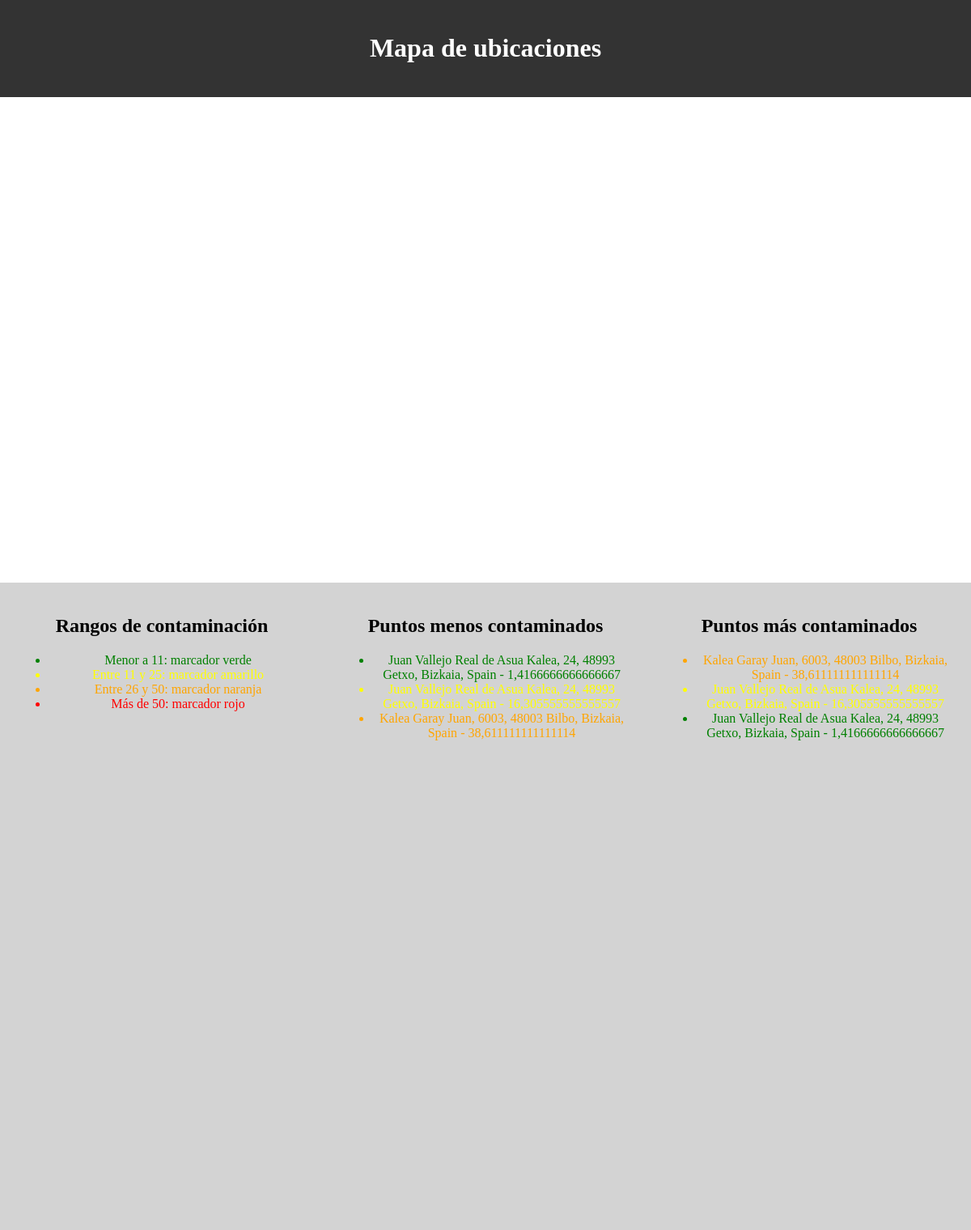
The app's page /, older data.
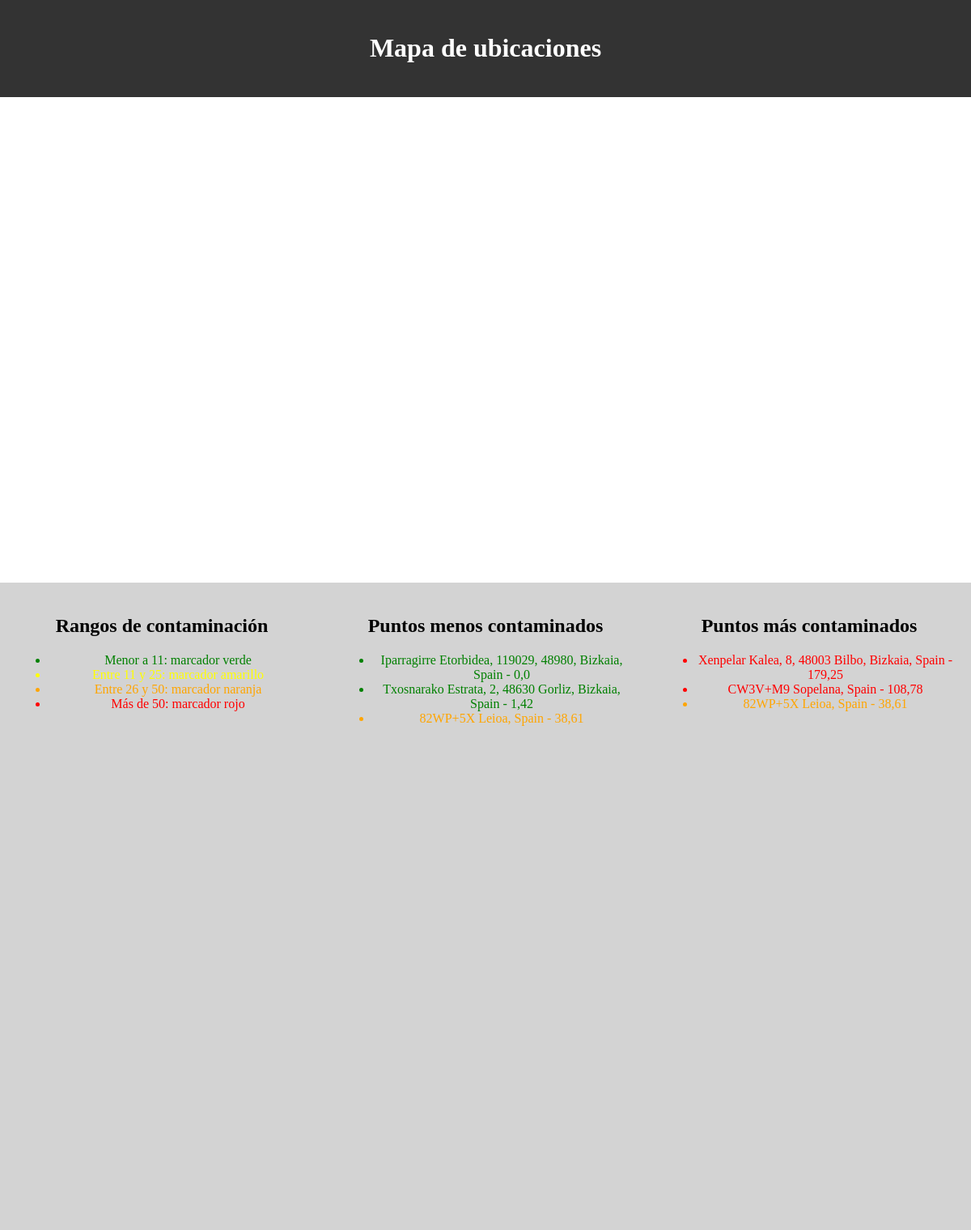
The same page, newer data.
### web/models.py (models this page shows, shortened)
class Ubicacion(models.Model):
    nombre = models.CharField(max_length=200)
    lat = models.CharField(max_length=200)
    lng = models.CharField(max_length=200)
    contaminacion = models.FloatField()
    fecha = models.DateTimeField(auto_now_add=True)

### web/views.py (the view)
# urls.py: path('',views.home, name= "base"),
def home(request):
    ubicaciones = Ubicacion.objects.all()
    listaUbicaciones = []
    for ubi in ubicaciones:
        listaUbicaciones.append([ubi.nombre, ubi.lat, ubi.lng, ubi.contaminacion, str(ubi.fecha)])
    tres_menos_contaminadas = ubicaciones.order_by('contaminacion')[:3]
    tres_mas_contaminadas = ubicaciones.order_by('-contaminacion')[:3]
    return render(request, "base.html", {'ubicaciones': listaUbicaciones, 'tres_menos_contaminadas': tres_menos_contaminadas, 'tres_mas_contaminadas': tres_mas_contaminadas})

### web/templates/base.html (shortened to what this page needs)
<!DOCTYPE html>
{% load static %}
<html lang="es">
<head>
  <link rel="stylesheet" href="{% static 'css/styles.css' %}">
</head>
<body>
  <header>
    <h1>Mapa de ubicaciones</h1>
  </header>
  <div id="map"></div>
  <div class="labels">
    <div class="label">
      <h2>Rangos de contaminación</h2>
      <ul>
        <li style="color: green;">Menor a 11: marcador verde</li>
        <li style="color: yellow;">Entre 11 y 25: marcador amarillo</li>
        <li style="color: orange;">Entre 26 y 50: marcador naranja</li>
        <li style="color: red;">Más de 50: marcador rojo</li>
      </ul>
    </div>
    <div class="label">
      <h2>Puntos menos contaminados</h2>
      <ul>
        {% for ubicacion in tres_menos_contaminadas %}
          {% if ubicacion.contaminacion <= 10 %}
            <li style="color: green;">{{ ubicacion.nombre }} - {{ ubicacion.contaminacion }}</li>
          {% elif ubicacion.contaminacion > 10 and ubicacion.contaminacion <= 25 %}
            <li style="color: yellow;">{{ ubicacion.nombre }} - {{ ubicacion.contaminacion }}</li>
          {% elif ubicacion.contaminacion > 25 and ubicacion.contaminacion <= 50 %}
            <li style="color: orange;">{{ ubicacion.nombre }} - {{ ubicacion.contaminacion }}</li>
          {% else %}
            <li style="color: red;">{{ ubicacion.nombre }} - {{ ubicacion.contaminacion }}</li>
          {% endif %}
        {% endfor %}
      </ul>
    </div>
    <div class="label">
      <h2>Puntos más contaminados</h2>
      <ul>
        {% for ubicacion in tres_mas_contaminadas %}
          {% if ubicacion.contaminacion <= 10 %}
          <li style="color: green;">{{ ubicacion.nombre }} - {{ ubicacion.contaminacion }}</li>
          {% elif ubicacion.contaminacion > 10 and ubicacion.contaminacion <= 25 %}
          <li style="color: yellow;">{{ ubicacion.nombre }} - {{ ubicacion.contaminacion }}</li>
          {% elif ubicacion.contaminacion > 25 and ubicacion.contaminacion <= 50 %}
          <li style="color: orange;">{{ ubicacion.nombre }} - {{ ubicacion.contaminacion }}</li>
          {% else %}
          <li style="color: red;">{{ ubicacion.nombre }} - {{ ubicacion.contaminacion }}</li>
          {% endif %}
        {% endfor %}
      </ul>
    </div>
  </div>
</body>
</html>

### web/static/css/styles.css (style rules this page uses)
html, body { height: 100%; margin: 0; padding: 0; }
.labels { display: flex; height: 100%; }
.label { flex: 1; padding: 20px; background-color: lightgray; text-align: center; }
#map { width: 100%; height: 600px; }
header { background-color: #333; color: #fff; padding: 20px; text-align: center; }

Row changes from the older to the newer data that the page shows:
removed Ubicacion: nombre "Juan Vallejo Real de Asua Kalea, 24, 48993 Getxo, Bizkaia, Spain", contaminacion "1,4166666666666667"
removed Ubicacion: nombre "Juan Vallejo Real de Asua Kalea, 24, 48993 Getxo, Bizkaia, Spain"
removed Ubicacion: nombre "Kalea Garay Juan, 6003, 48003 Bilbo, Bizkaia, Spain", contaminacion "38,611111111111114"
added Ubicacion: nombre "Iparragirre Etorbidea, 119029, 48980, Bizkaia, Spain", contaminacion "0,0", shown under "Puntos menos contaminados"
added Ubicacion: nombre "Txosnarako Estrata, 2, 48630 Gorliz, Bizkaia, Spain", contaminacion "1,42", shown under "Puntos menos contaminados"
added Ubicacion: nombre "82WP+5X Leioa, Spain", contaminacion "38,61"
added Ubicacion: nombre "Xenpelar Kalea, 8, 48003 Bilbo, Bizkaia, Spain", contaminacion "179,25", shown under "Puntos más contaminados"
added Ubicacion: nombre "CW3V+M9 Sopelana, Spain", contaminacion "108,78", shown under "Puntos más contaminados"
